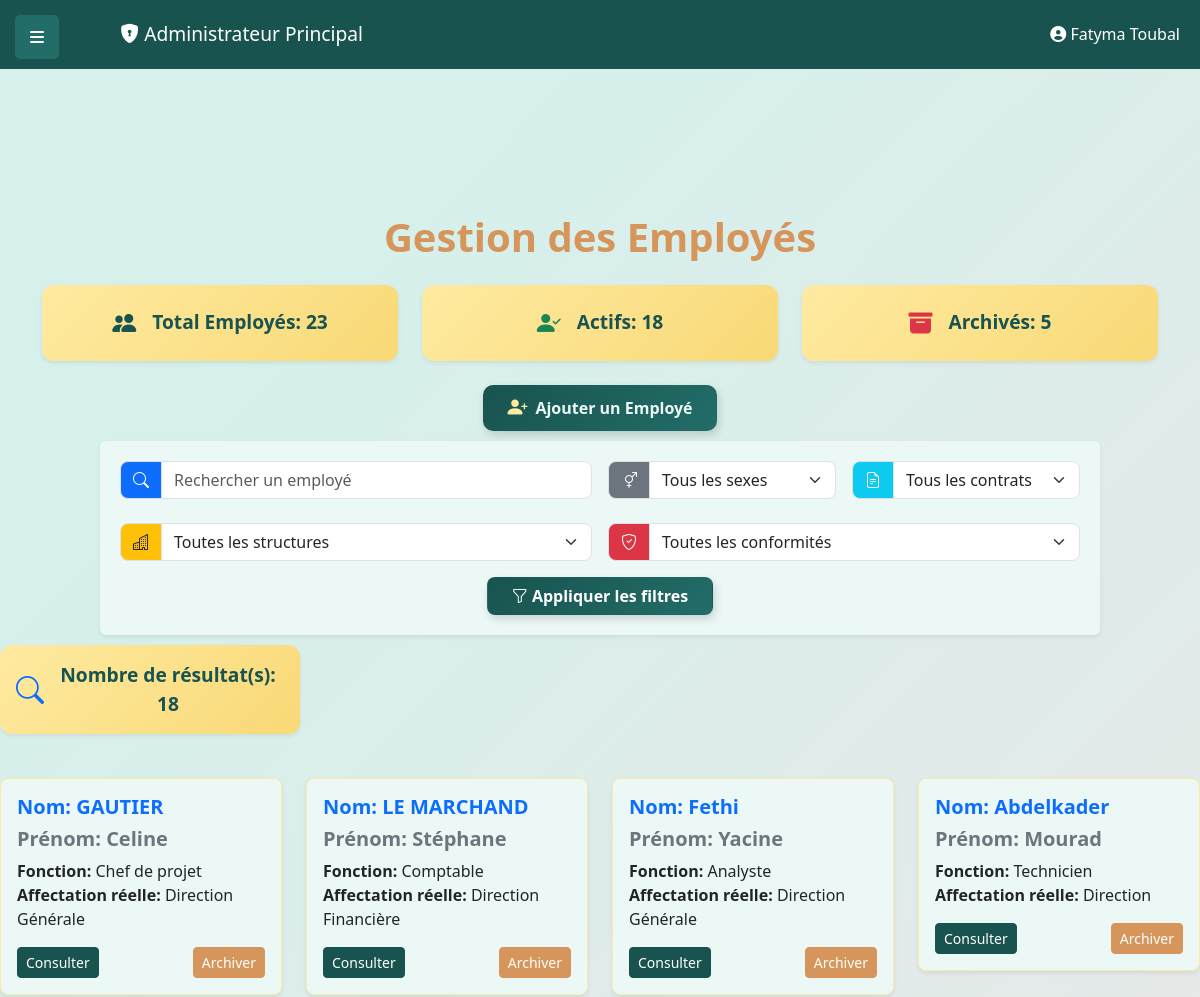
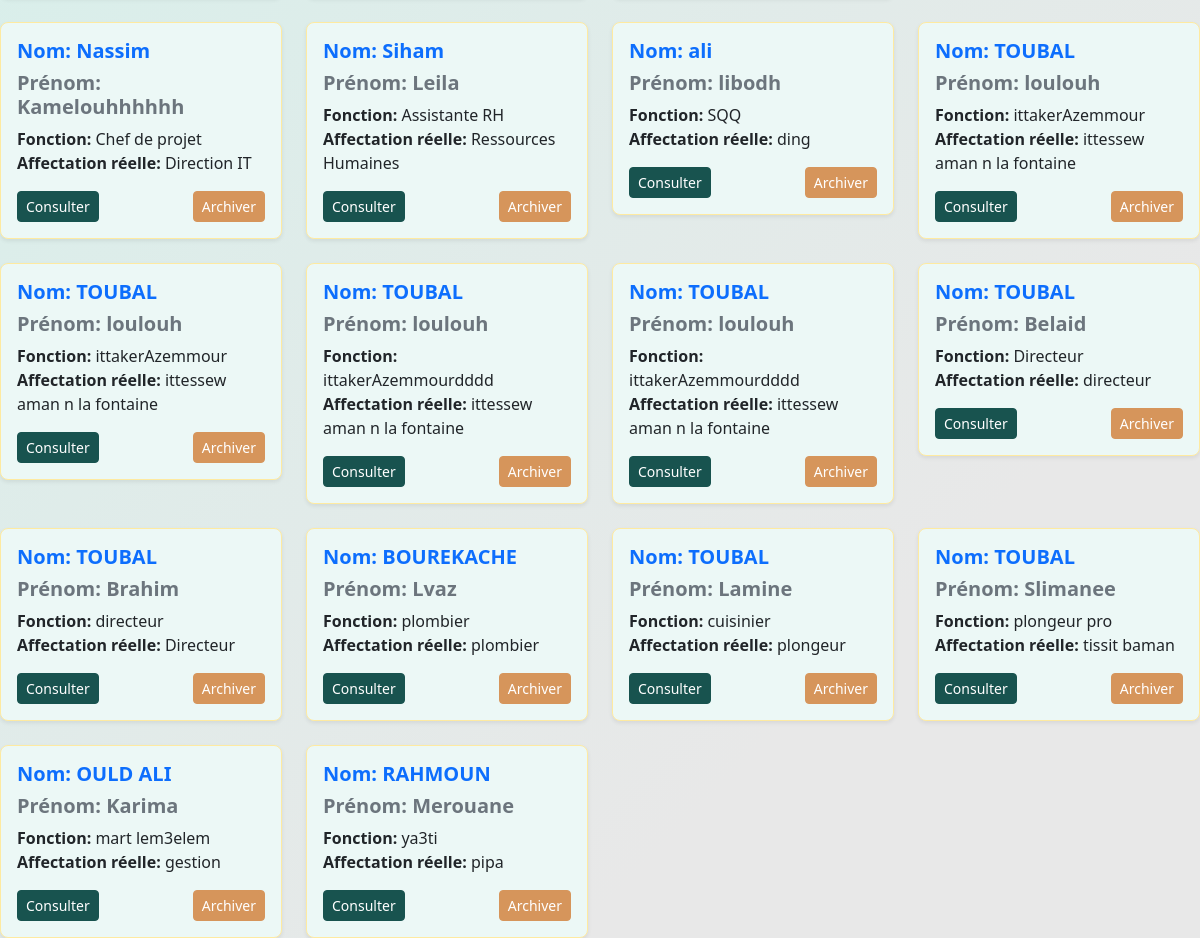
Screenshot of /pages/manage_employees.php (signed in) with the database file from the repository (2 pictures, top to bottom).
### tables this page shows
CREATE TABLE `t_employes_emplys` (
  `id_employe` int(11) NOT NULL,
  `nom` varchar(100) NOT NULL,
  `prenom` varchar(100) NOT NULL,
  `sexe` enum('M','F') NOT NULL,
  `date_naissance` date NOT NULL,
  `date_recrutement` date NOT NULL CHECK (`date_recrutement` > `date_naissance`),
  `diplome` varchar(150) DEFAULT NULL,
  `fonction` varchar(100) DEFAULT NULL,
  `type_contrat` enum('CDD','CDI') NOT NULL,
  `structure_id` int(11) DEFAULT NULL,
  `archivé` tinyint(1) DEFAULT 0,
  `affectation_réelle` varchar(255) DEFAULT NULL,
  `conformite` tinyint(1) DEFAULT 1
);

### pages/manage_employees.php (the view, shortened to what this page needs)
<?php
require '../includes/config.php';
$total_employes = $conn->query("SELECT COUNT(*) AS total FROM t_employes_emplys")->fetch_assoc()['total'];
$actifs = $conn->query("SELECT COUNT(*) AS total FROM t_employes_emplys WHERE archivé = 0")->fetch_assoc()['total'];
$archives = $conn->query("SELECT COUNT(*) AS total FROM t_employes_emplys WHERE archivé = 1")->fetch_assoc()['total'];
$where_clauses = ["archivé = 0"];
$where_sql = implode(" AND ", $where_clauses);
$sql = "SELECT id_employe, nom, prenom, fonction, affectation_réelle,diplome FROM t_employes_emplys WHERE $where_sql";
$stmt = $conn->prepare($sql);
$stmt->execute();
$result = $stmt->get_result();
$employes = $result->fetch_all(MYSQLI_ASSOC);
$result_count = count($employes);
?>
<!DOCTYPE html>
<html lang="fr">
<head>
    <link href="https://cdn.jsdelivr.net/npm/bootstrap@5.3.0/dist/css/bootstrap.min.css" rel="stylesheet">
    <link href="https://cdn.jsdelivr.net/npm/bootstrap-icons/font/bootstrap-icons.css" rel="stylesheet">
    <link rel="stylesheet" href="https://cdnjs.cloudflare.com/ajax/libs/font-awesome/6.0.0-beta3/css/all.min.css">
    <link href="../assets/css/dashboardstyle.css" rel="stylesheet"  type="text/css">
</head>
<body id="doudou">
<?php
$fonction = $_SESSION['fonction'];
$nom_utilisateur = $_SESSION['nom'];
$prenom_utilisateur = $_SESSION['prenom'];
$welcome_message = ($fonction === 'Administrateur Principal')
    ? '<i class="bi bi-shield-lock-fill"></i> Administrateur Principal'
    : '<i class="bi bi-building"></i> Directeur Régional';?>
    <button class="toggle-btn" onclick="toggleSidebar()"><i class="fas fa-bars"></i></button>
    <div class="d-flex">
        <div class="w-100">
        <div id="header" class="header d-flex justify-content-between align-items-center">
            <span class="welcome"> <?php echo $welcome_message; ?> </span>
            <span><i class="fas fa-user-circle"></i> <?php echo $prenom_utilisateur . ' ' . $nom_utilisateur; ?></span>
        </div>
        <br>
        <br>
        <br>
        <br>
        <br>
        <div class="container mt-4">
    <h1 class="text-center mb-4 fw-bold" style="color: #D6955B;">Gestion des Employés</h1>
<div class="row text-center mb-4">
    <div class="col-md-4">
        <div class="counter shadow-sm">
            <i class="bi bi-people-fill fs-4 me-3"></i>
            <span>Total Employés: <?php echo $total_employes; ?></span>
        </div>
    </div>
    <div class="col-md-4">
        <div class="counter shadow-sm">
            <i class="bi bi-person-check-fill fs-4 me-3 text-success"></i>
            <span>Actifs: <?php echo $actifs; ?></span>
        </div>
    </div>
    <div class="col-md-4">
        <div class="counter shadow-sm">
            <i class="bi bi-archive-fill fs-4 me-3 text-danger"></i>
            <span>Archivés: <?php echo $archives; ?></span>
        </div>
    </div>
</div>
<div class="mt-4 text-center">
    <a href="add_employee.php" class="btn btn-add d-inline-flex align-items-center justify-content-center px-4 py-2">
        <i class="bi bi-person-plus-fill fs-5 me-2"></i> Ajouter un Employé
    </a>
</div>
</div>
<div class="form-container shadow-sm rounded">
    <form method="GET">
        <div class="row g-3">
            <div class="col-md-6">
                <div class="input-group">
                    <span class="input-group-text bg-primary text-white"><i class="bi bi-search"></i></span>
                    <input type="text" name="search" class="form-control" placeholder="Rechercher un employé"
                        value="<?php echo htmlspecialchars($_GET['search'] ?? '', ENT_QUOTES); ?>">
                </div>
            </div>
            <div class="col-md-3">
                <div class="input-group">
                    <span class="input-group-text bg-secondary text-white"><i class="bi bi-gender-ambiguous"></i></span>
                    <select name="sexe" class="form-select">
                        <option value="">Tous les sexes</option>
                    </select>
                </div>
            </div>
            <div class="col-md-3">
                <div class="input-group">
                    <span class="input-group-text bg-info text-white"><i class="bi bi-file-earmark-text"></i></span>
                    <select name="contrat" class="form-select">
                        <option value="">Tous les contrats</option>
                    </select>
                </div>
            </div>
        </div>
        <div class="row g-3 mt-2">
            <div class="col-md-6">
                <div class="input-group">
                    <span class="input-group-text bg-warning text-dark"><i class="bi bi-buildings"></i></span>
                    <select name="structure" class="form-select">
                        <option value="">Toutes les structures</option>
                    </select>
                </div>
            </div>
            <div class="col-md-6">
                <div class="input-group">
                    <span class="input-group-text bg-danger text-white"><i class="bi bi-shield-check"></i></span>
                    <select name="conformite" class="form-select">
                        <option value="">Toutes les conformités</option>
                    </select>
                </div>
            </div>
        </div>
        <div class="mt-3 text-center">
            <button type="submit" class="btn btn-filter px-4">
                <i class="bi bi-funnel"></i> Appliquer les filtres
            </button>
        </div>
    </form>
</div>
    <div class="col-md-3">
    <div class="counter p-3 shadow-sm d-flex align-items-center justify-content-center">
        <i class="bi bi-search fs-3 me-2 text-primary"></i>
        <span class="fw-bold">Nombre de résultat(s): <?php echo $result_count; ?></span>
    </div>
</div>
    <div id="content" class="row g-4">
        <?php foreach ($employes as $employe): ?>
            <div class="col-md-3">
                <div class="card shadow-sm">
                    <div class="card-body">
                        <h5 class="card-title text-primary fw-bold">Nom: <?php echo $employe['nom']; ?></h5>
                        <h5 class="card-title text-secondary fw-bold">Prénom: <?php echo $employe['prenom']; ?></h5>
                        <p class="card-text">
                            <strong>Fonction:</strong> <?php echo $employe['fonction']; ?><br>
                            <strong>Affectation réelle:</strong> <?php echo $employe['affectation_réelle'] ?? 'Non spécifiée'; ?>
                        </p>
                        <div class="d-flex justify-content-between">
                            <a href="view_employee.php?id=<?php echo $employe['id_employe']; ?>" class="btn btn-primary btn-sm">Consulter</a>
                            <form method="POST">
                                <button type="submit" name="action" value="archiver" class="btn btn-danger btn-sm">Archiver</button>
                            </form>
                        </div>
                    </div>
                </div>
            </div>
        <?php endforeach; ?>
    </div>
</div>
        </div>
</body>
</html>

### assets/css/dashboardstyle.css (style rules this page uses)
body { background-color: #ECF8F6; color: #18534F; }
.header { background-color: #D6955B; color: white; padding: 15px 20px; }
.welcome { margin-left: 100px; font-size: 1.2rem; }
.card { border: 2px solid #FEEAA1; border-radius: 10px; box-shadow: 0 4px 6px rgba(0, 0, 0, 0.1); }
.btn-primary { background-color: #226D68; border-color: #226D68; }
.welcome { font-size: 1.2rem; }
.header { background-color: #18534F; color: white; padding: 20px 20px; margin-left: 250px; transition: margin-left 0.3s; }
.toggle-btn { position: fixed; top: 15px; left: 15px; background-color: #226D68; border: none; color: white; padding: 10px 15px; border-radius: 5px; cursor: pointer; z-index: 1100; }

### pages/manage_employees.php (style rules this page uses)
#doudou { background: linear-gradient(135deg, #D6F0EB 20%, #E8E8E8 80%); background-size: cover; background-position: center; background-repeat: no-repeat; background-attachment: fixed; margin: 0; height: 100vh; }
.d-flex { margin-left: 0; transition: margin-left 0.3s ease; }
.card { background-color: #ECF8F6; border-radius: 8px; border: 1px solid #FEEAA1; box-shadow: 0 4px 6px rgba(0, 0, 0, 0.1); transition: transform 0.3s ease, box-shadow 0.3s ease; }
.btn-primary { background-color: #18534F; border-color: #18534F; }
.btn-danger { background-color: #D6955B; border-color: #D6955B; }
.counter { background: linear-gradient(135deg, #FEEAA1, #f9d976); border-radius: 12px; padding: 20px; text-align: center; font-size: 1.2rem; font-weight: bold; color: #18534F; transition: all 0.3s ease-in-out; display: flex; align-items: center; justify-content: center; box-shadow: 2px 4px 10px rgba(0, 0, 0, 0.1); }
.counter i { font-size: 1.8rem; color: #18534F; }
.btn-add { background: linear-gradient(135deg, #18534F, #226D68); color: #ECF8F6; font-weight: bold; padding: 12px 15px; border-radius: 10px; border: none; transition: all 0.3s ease-in-out; box-shadow: 2px 4px 8px rgba(0, 0, 0, 0.15); }
.btn-add i { color: #FEEAA1; }
#content { margin-top: 20px; }
body { margin: 0; padding: 0; overflow-x: hidden; }
.form-container { max-width: 1000px; margin: 0 auto; margin-top:10px; margin-bottom:10px; background: #ECF8F6; padding: 20px; border-radius: 12px; box-shadow: 2px 4px 10px rgba(0, 0, 0, 0.1); }
.input-group-text { border-radius: 8px 0 0 8px; }
.form-control, .form-select { border-radius: 0 8px 8px 0; }
.btn-filter { background: linear-gradient(135deg, #18534F, #226D68); color: white; font-weight: bold; border-radius: 8px; transition: all 0.3s ease-in-out; box-shadow: 2px 4px 8px rgba(0, 0, 0, 0.15); }

### rows the page displays
t_employes_emplys: nom "GAUTIER", prenom "Celine", fonction "Chef de projet", affectation_réelle "Direction Générale"
t_employes_emplys: nom "LE MARCHAND", prenom "Stéphane", fonction "Comptable", affectation_réelle "Direction Financière"
t_employes_emplys: nom "Fethi", prenom "Yacine", fonction "Analyste", affectation_réelle "Direction Générale"
t_employes_emplys: nom "Abdelkader", prenom "Mourad", fonction "Technicien", affectation_réelle "Direction"
t_employes_emplys: nom "Nassim", prenom "Kamelouhhhhhh", fonction "Chef de projet", affectation_réelle "Direction IT"
t_employes_emplys: nom "Siham", prenom "Leila", fonction "Assistante RH", affectation_réelle "Ressources Humaines"
t_employes_emplys: nom "ali", prenom "libodh", fonction "SQQ", affectation_réelle "ding"
t_employes_emplys: nom "TOUBAL", prenom "loulouh", fonction "ittakerAzemmour", affectation_réelle "ittessew aman n la fontaine"
t_employes_emplys: nom "TOUBAL", prenom "loulouh", fonction "ittakerAzemmour", affectation_réelle "ittessew aman n la fontaine"
t_employes_emplys: nom "TOUBAL", prenom "loulouh", fonction "ittakerAzemmourdddd", affectation_réelle "ittessew aman n la fontaine"
t_employes_emplys: nom "TOUBAL", prenom "loulouh", fonction "ittakerAzemmourdddd", affectation_réelle "ittessew aman n la fontaine"
t_employes_emplys: nom "TOUBAL", prenom "Belaid", fonction "Directeur", affectation_réelle "directeur"
t_employes_emplys: nom "TOUBAL", prenom "Brahim", fonction "directeur", affectation_réelle "Directeur"
t_employes_emplys: nom "BOUREKACHE", prenom "Lvaz", fonction "plombier", affectation_réelle "plombier"
t_employes_emplys: nom "TOUBAL", prenom "Lamine", fonction "cuisinier", affectation_réelle "plongeur"
t_employes_emplys: nom "TOUBAL", prenom "Slimanee", fonction "plongeur pro", affectation_réelle "tissit baman"
t_employes_emplys: nom "OULD ALI", prenom "Karima", fonction "mart lem3elem", affectation_réelle "gestion"
t_employes_emplys: nom "RAHMOUN", prenom "Merouane", fonction "ya3ti", affectation_réelle "pipa"

### other values shown
$prenom_utilisateur "Fatyma"
$nom_utilisateur "Toubal"
$total_employes "23"
$actifs "18"
$archives "5"
$result_count "18"
